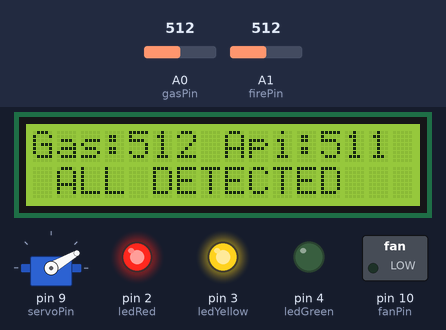
Recording of a sketch running on a simulated Arduino Uno, built with avr-gcc and run on an emulated ATmega328P. Shown: 16×2 character LCD, servo, switched loads named in the sketch (green lamp = pin HIGH), output pins drawn as LEDs (lit = HIGH). The inputs (shaded band) are chosen by the test bench; at power-on: A1 (firePin) = 512, A0 (gasPin) = 512. What the sketch prints to the serial monitor is not drawn.

Above: at 1.2 s.
1.3 s: A1 (firePin) set to 541
At 2.0 s:
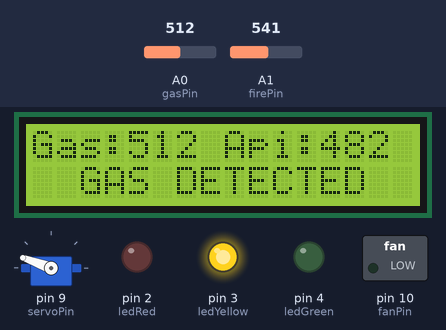
3.2 s: A0 (gasPin) set to 308
At 4.2 s:
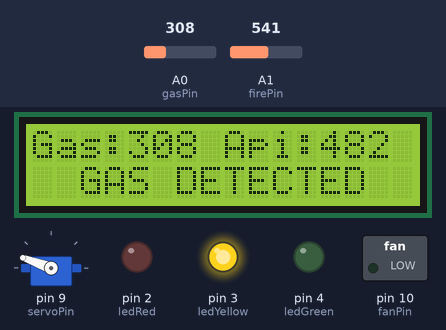
4.7 s: A0 (gasPin) set to 288
At 5.3 s:
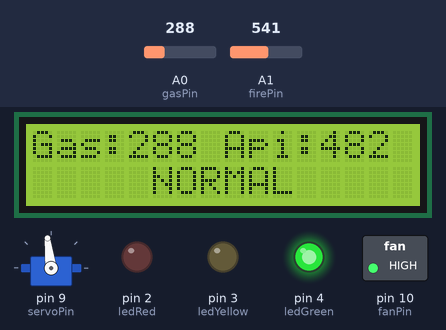
6.3 s: A1 (firePin) set to 511
At 7.6 s:
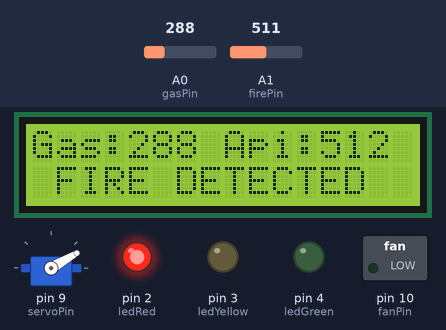
7.9 s: A0 (gasPin) set to 306
At 8.6 s:
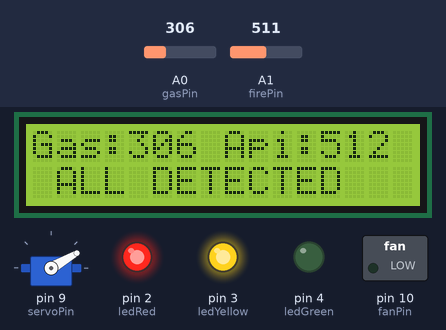
9.5 s: A1 (firePin) set to 490
At 10.9 s:
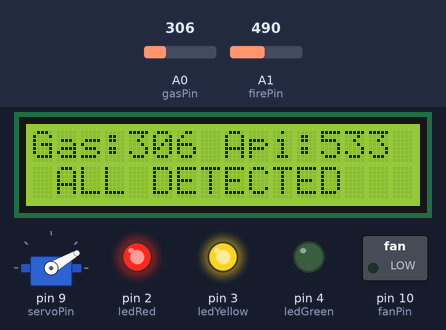
Timing chart, 0 to 12.1 s (numbered marks = the images above; inputs shaded):
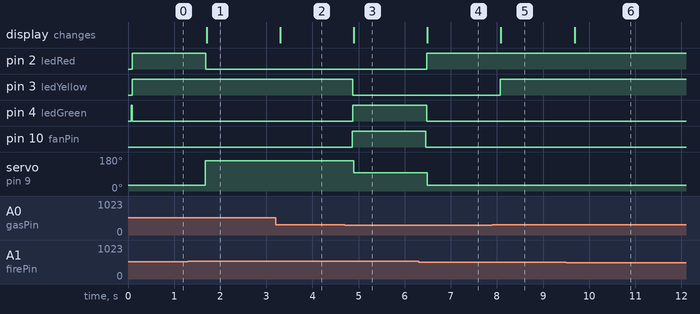

The sketch:

fireeee.ino
```cpp
#include <Wire.h>
#include <LiquidCrystal_I2C.h>
#include <Servo.h>

LiquidCrystal_I2C lcd(0x27, 16, 2);
Servo myServo;

//Pin
const int gasPin = A0;
const int firePin = A1;
const int servoPin = 9;
const int fanPin = 10;
const int ledRed = 2;
const int ledYellow = 3;
const int ledGreen = 4;

//Threshold
const int gasThreshold = 300;
const int fireThreshold = 500;

//Servo posisi
const int gasAngle = 160;
const int fireAngle = 30;
const int centerAngle = 97;

void setup() {
  Serial.begin(9600);
  lcd.init();
  lcd.backlight();
  lcd.print("Gas:    Api:");

  myServo.attach(servoPin);
  myServo.write(centerAngle);

  pinMode(fanPin, OUTPUT);

  pinMode(ledRed, OUTPUT);
  pinMode(ledYellow, OUTPUT);
  pinMode(ledGreen, OUTPUT);

  digitalWrite(ledRed, LOW);
  digitalWrite(ledYellow, LOW);
  digitalWrite(ledGreen, HIGH);
}

void loop() {
  int gasValue = analogRead(gasPin);
  int fireValue = 1023 - analogRead(firePin);

  bool alertActive = false;

  //prioritas api>gas
  if (fireValue > fireThreshold && gasValue > gasThreshold) {
    myServo.write(fireAngle);
    digitalWrite(fanPin, LOW);
    alertActive = true;

    lcd.setCursor(0, 1);
    lcd.print(" ALL DETECTED  ");
    digitalWrite(ledRed, HIGH);
    digitalWrite(ledYellow, HIGH);
    digitalWrite(ledGreen, LOW);
  }
  else if (fireValue > fireThreshold) {
    myServo.write(fireAngle);
    digitalWrite(fanPin, LOW);
    alertActive = true;

    lcd.setCursor(0, 1);
    lcd.print(" FIRE DETECTED ");
    digitalWrite(ledRed, HIGH);
    digitalWrite(ledYellow, LOW);
    digitalWrite(ledGreen, LOW);
  }
  else if (gasValue > gasThreshold) {
    myServo.write(gasAngle);
    digitalWrite(fanPin, LOW);
    alertActive = true;

    lcd.setCursor(0, 1);
    lcd.print("  GAS DETECTED ");
    digitalWrite(ledRed, LOW);
    digitalWrite(ledYellow, HIGH);
    digitalWrite(ledGreen, LOW);
  }
  else {
    // NORMAL
    digitalWrite(fanPin, HIGH); //kipas off
  }

  if (!alertActive) {
    myServo.write(centerAngle);
    lcd.setCursor(0, 1);
    lcd.print("     NORMAL    ");
    digitalWrite(ledRed, LOW);
    digitalWrite(ledYellow, LOW);
    digitalWrite(ledGreen, HIGH);
  }

  lcd.setCursor(4, 0);
  lcd.print("    ");
  lcd.setCursor(4, 0);
  lcd.print(gasValue);

  lcd.setCursor(12, 0);
  lcd.print("    ");
  lcd.setCursor(12, 0);
  lcd.print(fireValue);

  Serial.print("Gas: "); Serial.print(gasValue);
  Serial.print(" | Fire: "); Serial.println(fireValue);

  delay(500);
}
```

Measured:
- the behaviour switches between 522 and 523 on A1 (firePin) (found by bisection; images 0 and 1)
- the behaviour switches between 301 and 300 on A0 (gasPin) (found by bisection; images 2 and 3)
- after the input at 1.3 s, pin 2 (ledRed): HIGH → LOW after 0.39 s; servo on pin 9 (servoPin): 30° → 160° after 0.37 s; the display: changes after 0.40 s (image 1)
- after the input at 3.2 s, the display: changes after 0.10 s (image 2)
- after the input at 4.7 s, pin 3 (ledYellow): HIGH → LOW after 0.18 s; pin 4 (ledGreen): LOW → HIGH after 0.18 s; pin 10 (fanPin): LOW → HIGH after 0.16 s; servo on pin 9 (servoPin): 160° → 97° after 0.19 s; the display: changes after 0.20 s (image 3)
- after the input at 6.3 s, pin 2 (ledRed): LOW → HIGH after 0.17 s; pin 4 (ledGreen): HIGH → LOW after 0.17 s; pin 10 (fanPin): HIGH → LOW after 0.16 s; servo on pin 9 (servoPin): 97° → 30° after 0.19 s; the display: changes after 0.19 s (image 4)
- after the input at 7.9 s, pin 3 (ledYellow): LOW → HIGH after 0.17 s; the display: changes after 0.19 s (image 5)
- after the input at 9.5 s, the display: changes after 0.18 s (image 6)
